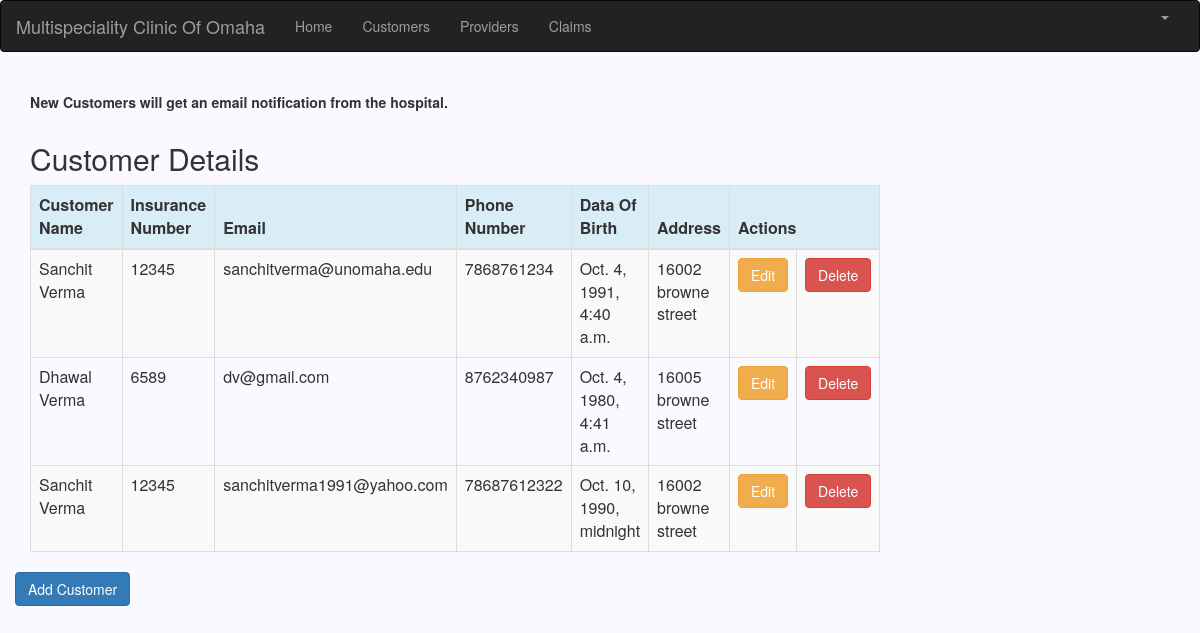
/customer_list (signed in), run on the app's committed database.
### blog/models.py (models this page shows, shortened)
class Customers(models.Model):
    cust_name = models.CharField(max_length=50)
    insurance_number = models.CharField(max_length=6, blank=False, null=False)
    email = models.EmailField(max_length=100)
    phone_number = models.CharField(max_length=50)
    dob = models.DateTimeField(null=False)
    address = models.CharField(max_length=200)
    class Meta:
        verbose_name = "Customer"
        verbose_name_plural = "Customers"

### blog/views.py (the view)
# urls.py: path('customer_list', views.customer_list, name='customer_list'),
@login_required
def customer_list(request):
    customer = Customers.objects.all()
    return render(request, 'blog/customer_list.html', {'Customers': customer})

### blog/templates/blog/customer_list.html (shortened to what this page needs)
{% extends 'blog/base.html' %}
{% load crispy_forms_tags %}
{% block content %}
    <html>
    <head>
        <p><br><b>New Customers will get an email notification from the hospital.</b></p>
        <link rel="stylesheet" href="https://maxcdn.bootstrapcdn.com/bootstrap/3.3.4/css/bootstrap.min.css">
    </head>
    <body>
    <div class="row">
        <h2 style="padding-left: 15Px">Customer Details</h2>
    </div>
    <div>
        <table class="table table-striped table-bordered table-hover">
            <thead>
            <tr class="bg-info">
                <th>Customer Name</th>
                <th>Insurance Number</th>
                <th>Email</th>
                <th>Phone Number</th>
                <th>Data Of Birth</th>
                <th>Address</th>
                <th colspan="3">Actions</th>
            </tr>
            </thead>
            <tbody>
            {% for customer in Customers %}
                <tr>
                    <td>{{ customer.cust_name }}</td>
                    <td>{{ customer.insurance_number }}</td>
                    <td>{{ customer.email }}</td>
                    <td>{{ customer.phone_number }}</td>
                    <td>{{ customer.dob }}</td>
                    <td>{{ customer.address }}</td>
                    <td><a href="{% url 'blog:customer_edit' pk=customer.pk %}" class="btn btn-warning">Edit</a>
                    <td><a href="{% url 'blog:customer_delete' pk=customer.pk %}"
                           onclick="return confirm('Are you sure you want to delete?')"
                           class="btn btn-danger">Delete</a>
                    </td>
                </tr>
            {% endfor %}
            </tbody>
        </table>
        <div class="row">
            <a href="{% url 'blog:customer_new' %}" class="row"><span
                    class="btn btn-primary">Add Customer</span></a>
        </div>
    </div>
    </body>
    </html>
{% endblock %}

### blog/templates/blog/customer_list.html (style rules this page uses)
body { background-color: #f9f9ff; }

### data on the page
Customers: cust_name "Sanchit Verma", insurance_number "12345", email "sanchitverma@unomaha.edu", phone_number "7868761234", dob "Oct. 4, 1991, 4:40 a.m.", address "16002 browne street"
Customers: cust_name "Dhawal Verma", insurance_number "6589", email "dv@gmail.com", phone_number "8762340987", dob "Oct. 4, 1980, 4:41 a.m.", address "16005 browne street"
Customers: cust_name "Sanchit Verma", insurance_number "12345", email "sanchitverma1991@yahoo.com", phone_number "78687612322", dob "Oct. 10, 1990, midnight", address "16002 browne street"
